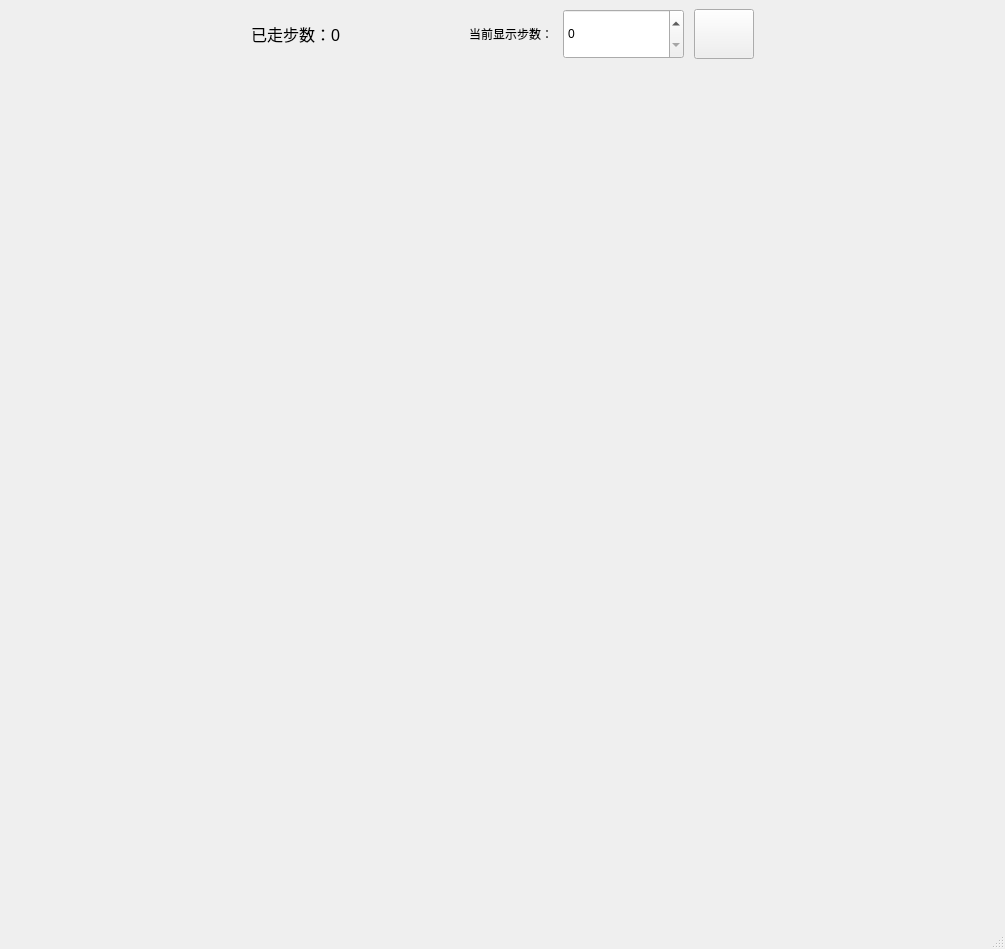
<?xml version="1.0" encoding="UTF-8"?>
<ui version="4.0">
 <class>MainWindow</class>
 <widget class="QMainWindow" name="MainWindow">
  <property name="enabled">
   <bool>true</bool>
  </property>
  <property name="geometry">
   <rect>
    <x>0</x>
    <y>0</y>
    <width>1005</width>
    <height>949</height>
   </rect>
  </property>
  <property name="windowTitle">
   <string>Chess</string>
  </property>
  <widget class="QWidget" name="centralwidget">
   <layout class="QVBoxLayout" name="verticalLayout_2">
    <item>
     <layout class="QVBoxLayout" name="verticalLayout" stretch="1,10,1">
      <property name="spacing">
       <number>12</number>
      </property>
      <item>
       <layout class="QHBoxLayout" name="turnViewLayout" stretch="3,1,1,4,3">
        <property name="spacing">
         <number>12</number>
        </property>
        <item>
         <spacer name="horizontalSpacer_3">
          <property name="orientation">
           <enum>Qt::Horizontal</enum>
          </property>
          <property name="sizeHint" stdset="0">
           <size>
            <width>40</width>
            <height>20</height>
           </size>
          </property>
         </spacer>
        </item>
        <item>
         <widget class="QLabel" name="turnLabel">
          <property name="sizePolicy">
           <sizepolicy hsizetype="Preferred" vsizetype="Preferred">
            <horstretch>0</horstretch>
            <verstretch>0</verstretch>
           </sizepolicy>
          </property>
          <property name="font">
           <font>
            <family>Microsoft YaHei UI</family>
            <pointsize>12</pointsize>
            <italic>false</italic>
            <bold>false</bold>
           </font>
          </property>
          <property name="styleSheet">
           <string notr="true">font: 12pt &quot;Microsoft YaHei UI&quot;;</string>
          </property>
          <property name="text">
           <string>已走步数：0</string>
          </property>
         </widget>
        </item>
        <item>
         <spacer name="horizontalSpacer">
          <property name="orientation">
           <enum>Qt::Horizontal</enum>
          </property>
          <property name="sizeHint" stdset="0">
           <size>
            <width>40</width>
            <height>20</height>
           </size>
          </property>
         </spacer>
        </item>
        <item>
         <layout class="QHBoxLayout" name="horizontalLayout" stretch="4,4,2">
          <property name="spacing">
           <number>10</number>
          </property>
          <item>
           <widget class="QLabel" name="label">
            <property name="styleSheet">
             <string notr="true">font: 12pt &quot;Microsoft YaHei UI&quot;;</string>
            </property>
            <property name="text">
             <string>当前显示步数：</string>
            </property>
            <property name="alignment">
             <set>Qt::AlignRight|Qt::AlignTrailing|Qt::AlignVCenter</set>
            </property>
           </widget>
          </item>
          <item>
           <widget class="QSpinBox" name="turnSpinBox">
            <property name="sizePolicy">
             <sizepolicy hsizetype="Preferred" vsizetype="Preferred">
              <horstretch>0</horstretch>
              <verstretch>0</verstretch>
             </sizepolicy>
            </property>
            <property name="maximumSize">
             <size>
              <width>16777215</width>
              <height>50</height>
             </size>
            </property>
            <property name="styleSheet">
             <string notr="true">QSpinBox {
	font: 12pt &quot;Microsoft YaHei UI&quot;;
}</string>
            </property>
            <property name="alignment">
             <set>Qt::AlignLeading|Qt::AlignLeft|Qt::AlignVCenter</set>
            </property>
           </widget>
          </item>
          <item>
           <widget class="QPushButton" name="showTurnResetButton">
            <property name="sizePolicy">
             <sizepolicy hsizetype="Preferred" vsizetype="Preferred">
              <horstretch>0</horstretch>
              <verstretch>0</verstretch>
             </sizepolicy>
            </property>
            <property name="maximumSize">
             <size>
              <width>16777215</width>
              <height>50</height>
             </size>
            </property>
            <property name="text">
             <string/>
            </property>
            <property name="icon">
             <iconset resource="img.qrc">
              <normaloff>:/img/24gf-lastFrame.svg</normaloff>:/img/24gf-lastFrame.svg</iconset>
            </property>
            <property name="iconSize">
             <size>
              <width>40</width>
              <height>40</height>
             </size>
            </property>
           </widget>
          </item>
         </layout>
        </item>
        <item>
         <spacer name="horizontalSpacer_2">
          <property name="orientation">
           <enum>Qt::Horizontal</enum>
          </property>
          <property name="sizeHint" stdset="0">
           <size>
            <width>40</width>
            <height>20</height>
           </size>
          </property>
         </spacer>
        </item>
       </layout>
      </item>
      <item>
       <widget class="ChessView" name="chesswidget" native="true"/>
      </item>
      <item>
       <widget class="ChessProgressWidget" name="progressWidget" native="true"/>
      </item>
     </layout>
    </item>
   </layout>
  </widget>
  <widget class="QMenuBar" name="menubar">
   <property name="geometry">
    <rect>
     <x>0</x>
     <y>0</y>
     <width>1005</width>
     <height>26</height>
    </rect>
   </property>
  </widget>
  <widget class="QStatusBar" name="statusbar"/>
 </widget>
 <customwidgets>
  <customwidget>
   <class>ChessView</class>
   <extends>QWidget</extends>
   <header>chessview.h</header>
   <container>1</container>
  </customwidget>
  <customwidget>
   <class>ChessProgressWidget</class>
   <extends>QWidget</extends>
   <header>chessprogresswidget.h</header>
   <container>1</container>
  </customwidget>
 </customwidgets>
 <resources>
  <include location="img.qrc"/>
 </resources>
 <connections/>
</ui>
